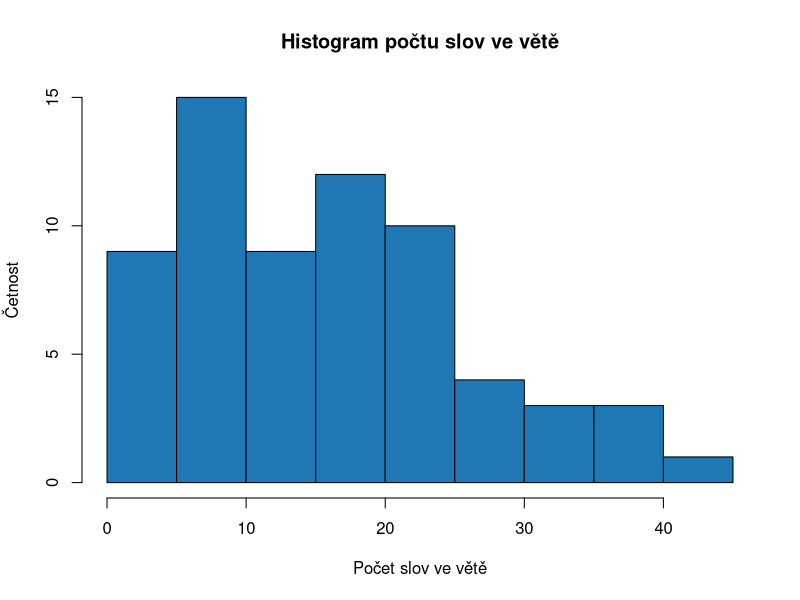
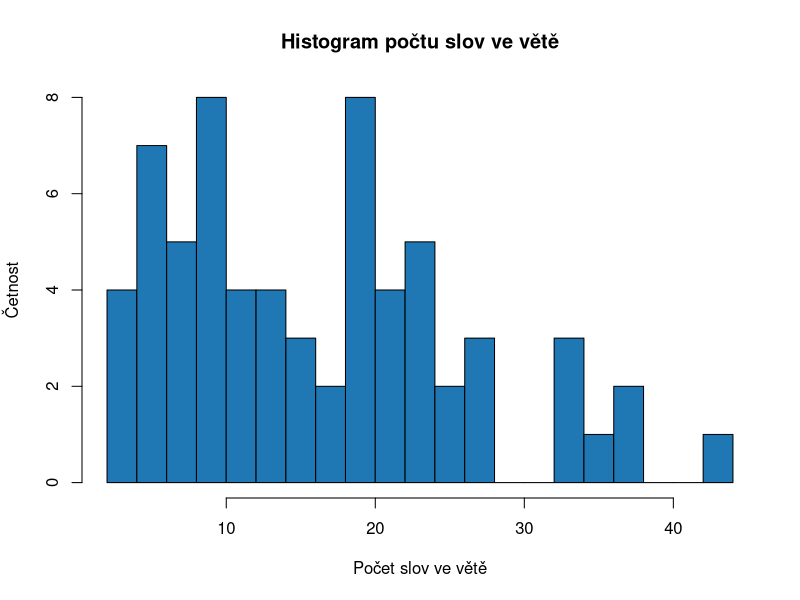
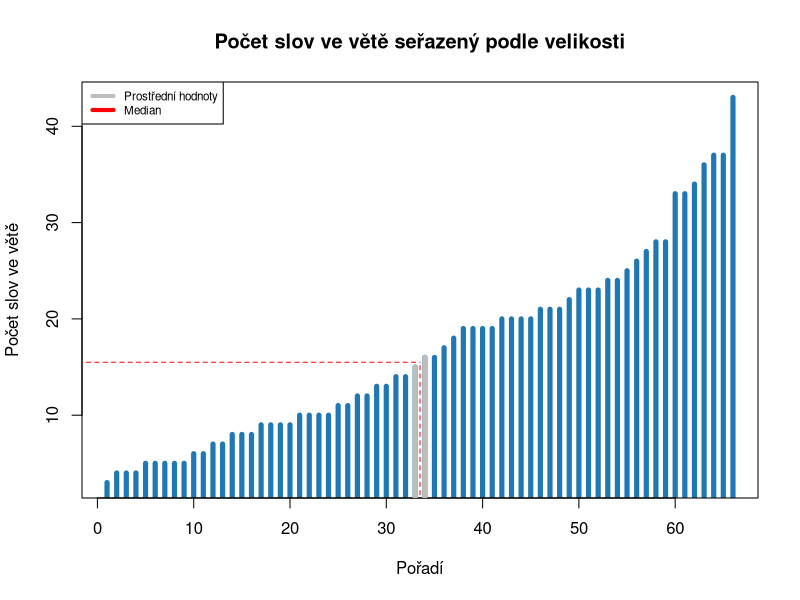
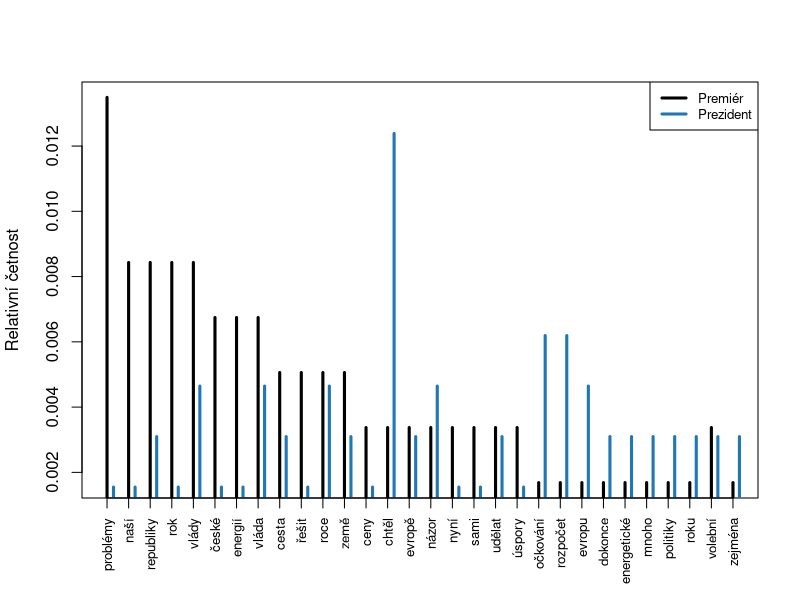
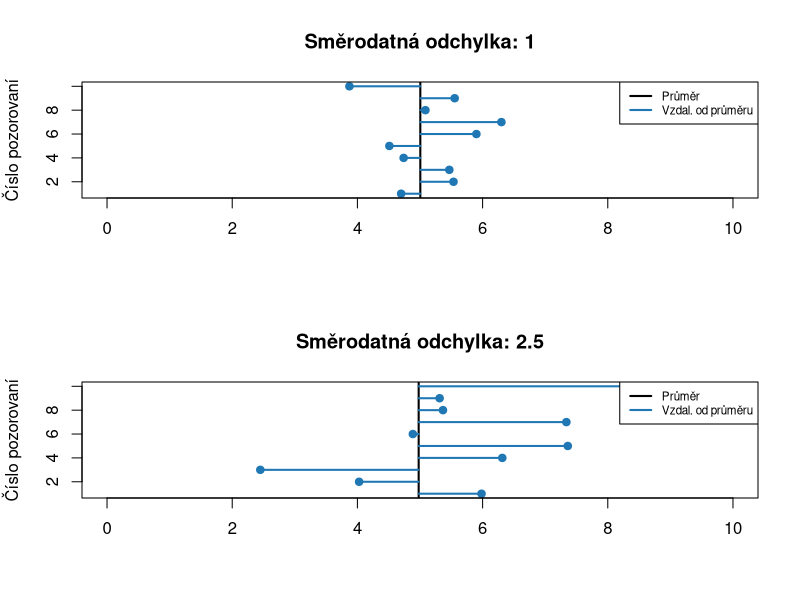
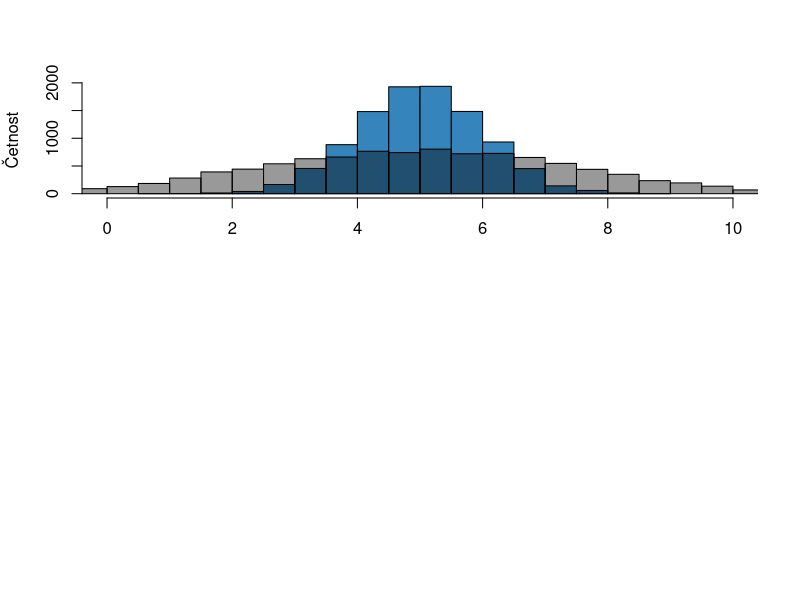

Here is the R script that generated these plots, in order:
## ---- chunk 1
prezident <- readLines("../dats/prezident.txt", encoding = "UTF-8")
## ---- chunk 2
vycistit_text <- function(.text) {
  # vse malym pismem
  .text <- tolower(.text)

  # odstranime prazdne radky
  .text <- .text[.text != ""]

  # odstranime carky
  .text <- gsub(pattern = ",", replacement = "", x = .text)

  # rozdelit na vety, pokud najdeme "." nebo "!" nebo "?"
  .text <- unlist(strsplit(.text, split = "\\.|\\!|\\?"))

  # vymazeme mezery na zacatku a konci
  .text <- trimws(.text, which = c("left"))
  .text <- trimws(.text, which = c("right"))

  # odstranime prazdne prvky, ktere vznikly protoze po tecce neni zadny text
  .text <- .text[.text != ""]

  # rozdelime na slova
  slova <- list()
  for (i in 1:length(.text)) {
    slova[[i]] <- unlist(strsplit(.text[i], split = " "))
  }
  return(slova)
}
## ---- chunk 3
prezident_clean <- vycistit_text(prezident)
## ---- chunk 4
# nejprve prevedeme list na vekor
slova <- unlist(prezident_clean)
tabulka_slov <- table(slova)
## ---- chunk 5
tabulka_slov_serazena <- sort(tabulka_slov, decreasing = TRUE)
## ---- chunk 6
pocet_slov <- sapply(prezident_clean, length)
## ---- chunk 7
hist(pocet_slov, 
     col = "#1f77b4", 
     xlab = "Počet slov ve větě", ylab = "Četnost", 
     main = "Histogram počtu slov ve větě")
## ---- chunk 8
hist(pocet_slov, 
     col = "#1f77b4", 
     xlab = "Počet slov ve větě", ylab = "Četnost", 
     main = "Histogram počtu slov ve větě",
     breaks = 15)
## ---- chunk 9
n <- length(pocet_slov)
# protoze mame sudy pocet slov vypocitame prumer dvou prostrednich hodnot
i1 <- n / 2
i2 <- i1 + 1
.median <- mean(pocet_slov[c(i1, i2)])
# nebo pomoci funkce median(pocet_slov)
## ---- chunk 10
plot(1:n,
  sort(pocet_slov),
  col = "#1f77b4",
  ylab = "Počet slov ve větě", xlab = "Pořadí", main = "Počet slov ve větě seřazený podle velikosti",
  type = "h",
  lwd = 5
)
# pridame prostredni hodnoty
lines(i1, pocet_slov[i1], col = "grey", type = "h", lwd = 5)
lines(i2, pocet_slov[i2], col = "grey", type = "h", lwd = 5)

# pridame median
lines(mean(c(i1, i2)), .median, col = "red", type = "h", lwd = 1, lty = 2)
lines(c(-2, mean(c(i1, i2))), c(.median, .median), col = "red", type = "l", lwd = 1, lty = 2)
legend("topleft",
  col = c("grey", "red"),
  lwd = c(4, 4),
  legend = c("Prostřední hodnoty", "Median"),
  cex = 0.7
)
## ---- chunk 11
sum(pocet_slov) / length(pocet_slov)
## ---- chunk 12
w <- 1:length(pocet_slov)
sum(w * pocet_slov) / sum(w)
## ---- chunk 13
# nacteme text projevu premiera
premier <- readLines("../dats/vlada.txt")
premier_clean <- vycistit_text(premier)

# extrahujeme slova z vet do vektoru
slova_premier <- unlist(premier_clean)

# nacteme a odstranime stopwords
stopwords <- readLines("../dats/stopwords.txt", encoding = "UTF-8")

# vybereme pouze slova, ktera nejsou ve stopwords
slova_premier <- slova_premier[!slova_premier %in% stopwords]
slova <- slova[!slova %in% stopwords]

# vypocitame absolutni cetnost slov
cetnost_premier <- table(slova_premier) 
cetnost_prezident <- table(slova)

# vypocitame relativni cetnost
cetnost_premier <- cetnost_premier / sum(cetnost_premier)
cetnost_prezident <- cetnost_prezident / sum(cetnost_prezident)

# vypocitame relativni cetnost

# ted slouzime obe tabulky 
rel_cetnost <- merge(data.frame(cetnost_premier), 
                     data.frame(cetnost_prezident), 
                     by.x = "slova_premier", by.y = "slova")
# prejmenuje sloupce, aby davaly vice smysl
colnames(rel_cetnost) <- c("slova", "premier", "prezident")
head(rel_cetnost)

# vybereme nejcastejsich 20 slov pro každého 
top_premier <- order(rel_cetnost$premier, decreasing = TRUE)[1:20]
top_prezident <-order(rel_cetnost$prezident, decreasing = TRUE)[1:20]
# vyfiltrujeme 
top_index <- unique(c(top_premier, top_prezident))
rel_cetnost_top <- rel_cetnost[top_index, ]
## ---- chunk 14
x <- 1:nrow(rel_cetnost_top)
plot(x,
     rel_cetnost_top$premier, 
     type = "h",
     xaxt = "n",
     xlab = "",
     ylab = "Relativní četnost",
     col = "black", lwd = 3)
lines(x+0.3,
      rel_cetnost_top$prezident, 
      type = "h",
      col = "#1f77b4", lwd = 3)
axis(1, at=x, labels=rel_cetnost_top$slova, las = 3, cex.axis = 0.8)
legend("topright", legend = c("Premiér", "Prezident"), col = c("black", "#1f77b4"), lwd = c(3,3), cex = 0.8)
## ---- chunk 15
n <- length(pocet_slov)
rozptyl <- sum((pocet_slov - mean(pocet_slov))^2) / n
# nebo v R pomoci var

smerodatna_odchylka <- sqrt(rozptyl)
# nebo v R pomoci sd
## ---- chunk 16
par(mfrow = c(2, 1))
x <- rnorm(1e4, mean = 5, sd = 1)
prumer <- mean(x)
n <- seq(1, 10) 
smerodatna_odchylka <- sd(x)
 
# prvni graf
plot(x[n], n, 
     main = paste0("Směrodatná odchylka: ", round(smerodatna_odchylka, 2)),
     xlim = c(0,10), 
     xlab = "", ylab = "Číslo pozorovaní", 
     pch = 19,
     col = "#1f77b4")
abline(v = prumer, col = "black", lwd = 2)
for(i in n) {
	lines(c(prumer, x[i]), c(i,i), col = "#1f77b4", lwd = 2)
}
legend("topright", 
        legend = c("Průměr", "Vzdal. od průměru"), 
       col = c("black", "#1f77b4"), 
       lwd = c(2,2), cex = 0.7)

# druhy graf
x2 <- rnorm(1e4, mean = 5, sd = 2.5)
prumer <- mean(x2)
smerodatna_odchylka <- sd(x2)

plot(x2[n], n, 
     main = paste0("Směrodatná odchylka: ", round(smerodatna_odchylka, 2)),
     xlim = c(0,10), 
     xlab = "", ylab = "Číslo pozorovaní", 
     pch = 19,
     col = "#1f77b4")
abline(v = prumer, col = "black", lwd = 2)
for(i in n) {
	lines(c(prumer, x2[i]), c(i,i), col = "#1f77b4",lwd = 2)
}
legend("topright", 
       legend = c("Průměr", "Vzdal. od průměru"), 
       col = c("black", "#1f77b4"), 
       lwd = c(2,2), cex = 0.7)
## ---- chunk 17
hist(x, 
     col = adjustcolor("#1f77b4", 0.9), 
     breaks = 20, 
     xlab = "", ylab = "Četnost", main = "",
     xlim = c(0,10))
hist(x2, 
     col = adjustcolor("black", 0.4), 
     breaks = 40, 
     add = TRUE)
## ---- chunk 18
kvartil <- quantile(pocet_slov, prob = c(0.25, 0.5, 0.75))
kvartil
